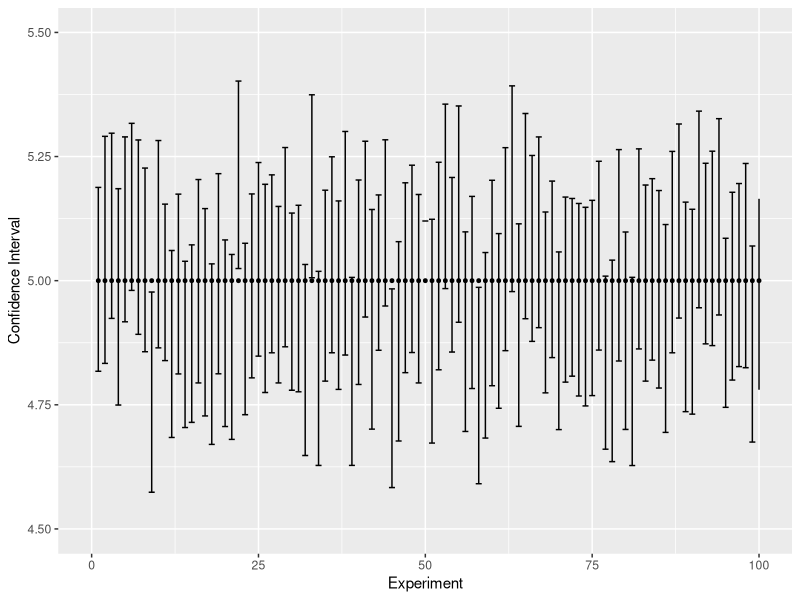

Source code (R):

setwd("~/Documents/StatisticalLearning/")

graphics.off()

rm(list = ls())

N = 1e5

trueMean = 5

noise = rnorm(N)

population = trueMean + noise
populationMean = mean(population)
populationStd = sd(population)

n = 100

scale = 1.959964

runs = 1e4

confInterval = matrix(0, runs, 2)

count = 0

outIdx = numeric(0)

for(kk in 1:runs) {
  
  sampled = sample(population, n)
  sampleMean = mean(sampled)
  sampleStd = sd(sampled)
  
  marginError = scale * sampleStd/sqrt(n);
  
  confInterval[kk, ] = c(sampleMean-marginError, sampleMean+marginError)
  
  if (confInterval[kk,1] < populationMean && confInterval[kk,2] > populationMean) {
    count = count + 1;
  } else {
    outIdx = c(outIdx, kk)
  }
  
}

probability = count/runs*100

cat("The probability that the sample mean falls between an error margin is: ", probability)

confInterval <- data.frame(confInterval)

colnames(confInterval) = c("lower", "upper")

confInterval$idx = 1:runs

confInterval = confInterval[, c("idx", "lower", "upper")]

confInterval$trueMean = trueMean

require(ggplot2)
p2 = ggplot(confInterval, aes(x = idx, y = trueMean)) +
  geom_point(size = 1) +
  geom_errorbar(aes(ymax = upper, ymin = lower)) +
  xlab("Experiment") + ylab("Confidence Interval") + 
  xlim(0, 100) + ylim(trueMean - 0.5, trueMean + 0.5)
